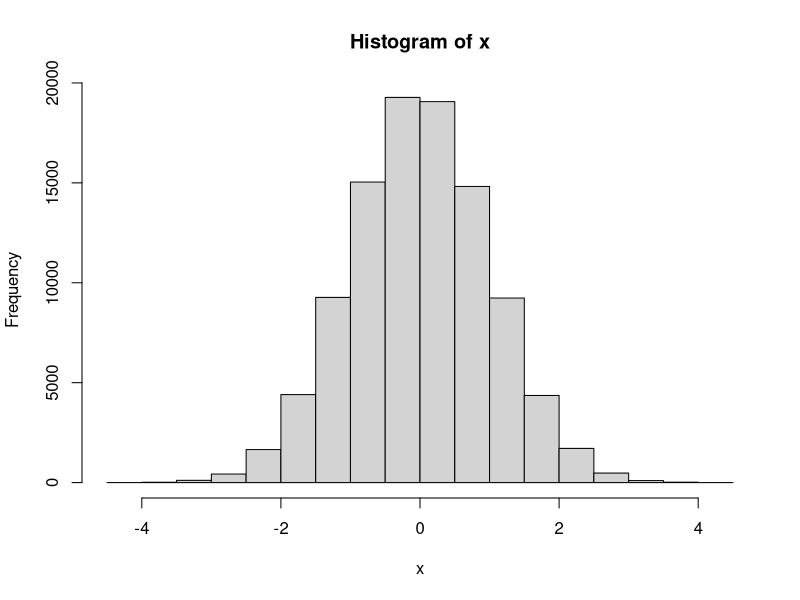

R code for this plot:
## ---- chunk 1
knitr::opts_chunk$set(echo = TRUE)
## ---- chunk 2
x = rnorm(100000)
mean(x<=0)
hist(x)
## ---- chunk 3
experment <- function() sum(sample(1:6, 3, replace = TRUE)) > sum(sample(1:6, 2, replace = TRUE))
res = replicate(1000, experment())
mean(res)

